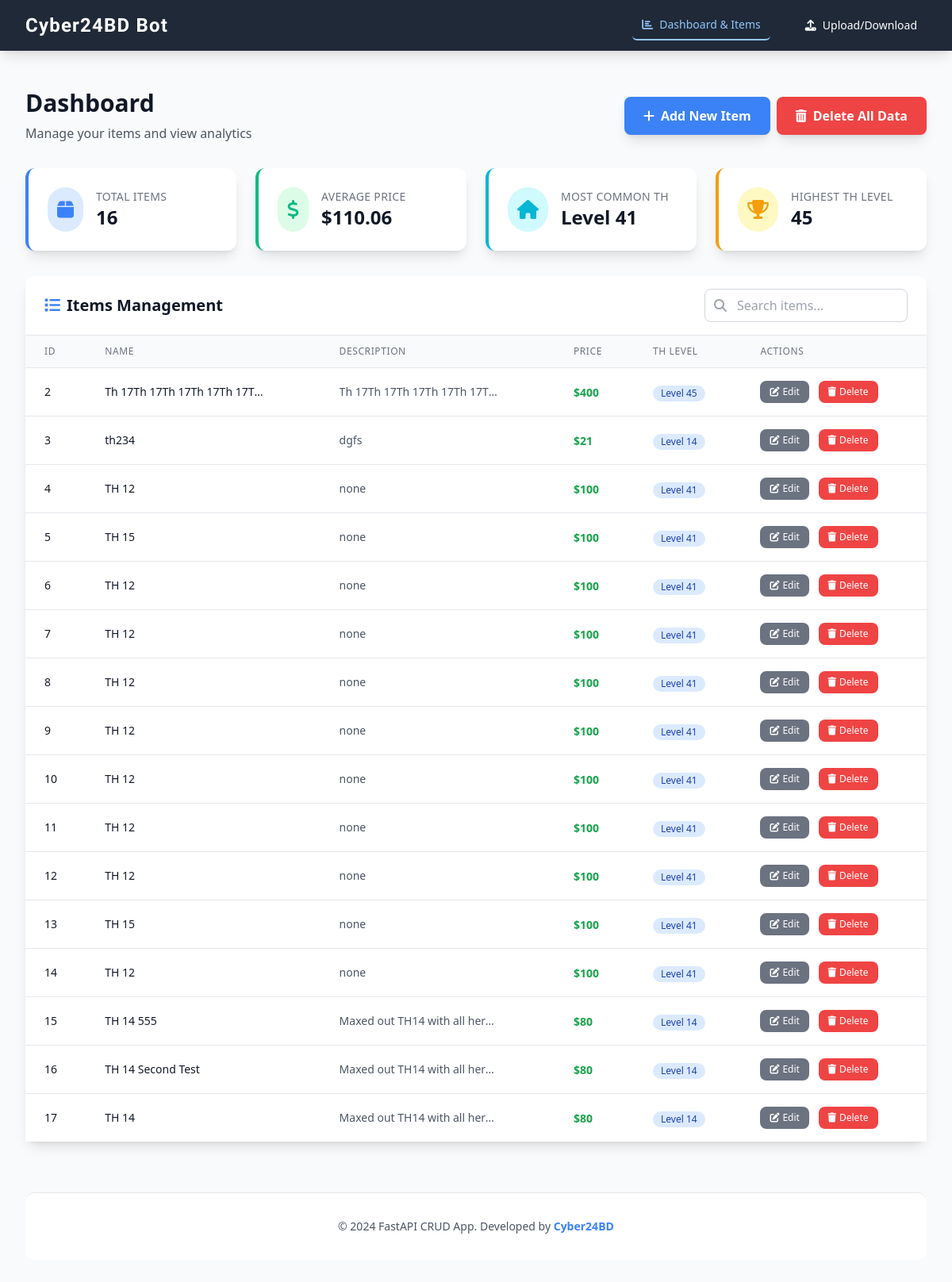
Before: / with the older database file.
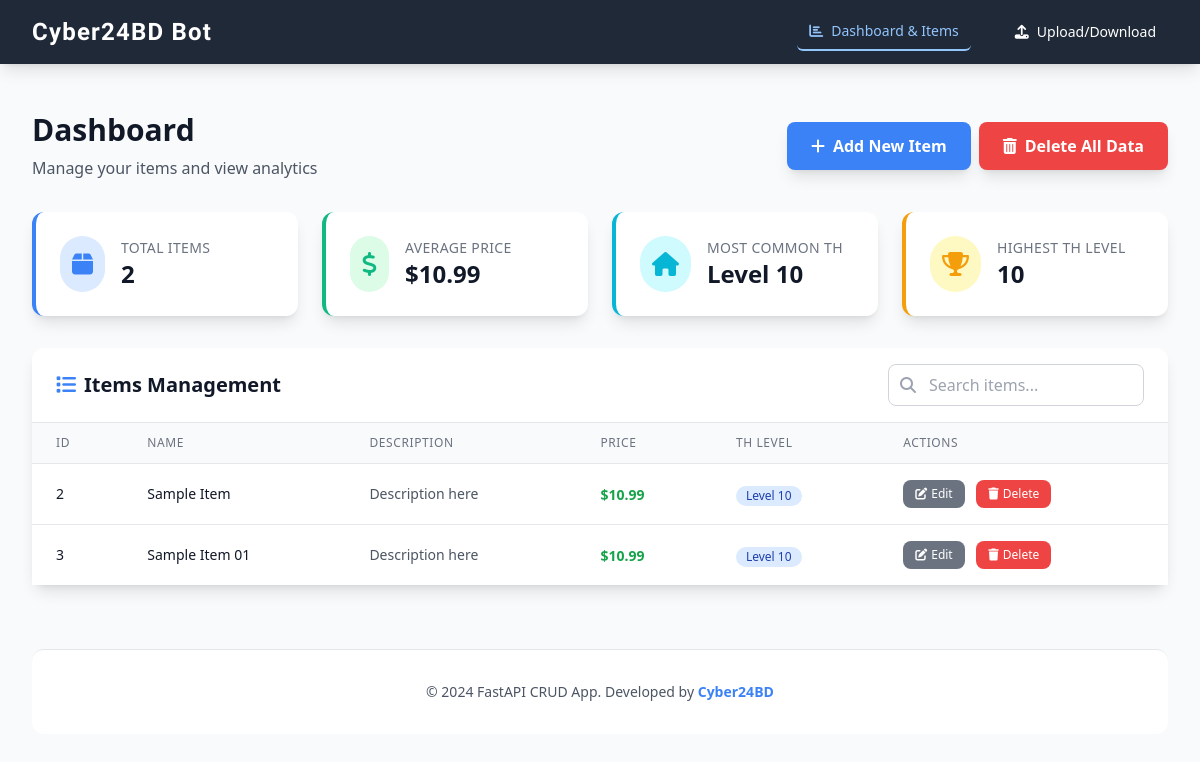
After: the same page with the newer database file.
### Data/fastapi_crud/models.py (models this page shows)
class Item(Base):
    __tablename__ = "items"
    id = Column(Integer, primary_key=True, index=True)
    name = Column(String, index=True)
    description = Column(String)
    price = Column(String)
    town_hall_level = Column(String)
    king_level = Column(String)
    queen_level = Column(String)
    warden_level = Column(String)
    champion_level = Column(String)
    media = Column(JSON)

### Data/fastapi_crud/main.py (the view)
@app.get("/")
def read_root(request: Request, db: Session = Depends(get_db)):
    items = crud.get_items(db)
    stats = crud.get_dashboard_stats(db)
    return templates.TemplateResponse("index.html", {"request": request, "items": items, "stats": stats})

### Data/fastapi_crud/templates/index.html (shortened to what this page needs)
<!DOCTYPE html>
<html lang="en">
<head>
    <script src="https://cdn.tailwindcss.com"></script>
    <link rel="stylesheet" href="https://cdnjs.cloudflare.com/ajax/libs/font-awesome/6.4.0/css/all.min.css">
</head>
<body class="bg-gray-50">
    <nav class="bg-dark shadow-lg fixed top-0 w-full z-50">
        <div class="max-w-7xl mx-auto px-4 sm:px-6 lg:px-8">
            <div class="flex justify-between h-16">
                <div class="flex items-center">
                    <a href="/" class="text-white text-2xl font-orbitron font-bold tracking-wider hover:text-blue-300 transition-colors duration-200">
                        Cyber24BD Bot
                    </a>
                </div>
                <div class="hidden md:flex items-center space-x-8">
                    <a href="/" class="text-blue-300 hover:text-white px-3 py-2 rounded-md text-sm font-medium border-b-2 border-blue-300 transition-colors duration-200">
                        <i class="fas fa-chart-bar mr-2"></i>Dashboard & Items
                    </a>
                    <a href="/up-down-data" class="text-white hover:text-blue-300 px-3 py-2 rounded-md text-sm font-medium transition-colors duration-200">
                        <i class="fas fa-upload mr-2"></i>Upload/Download
                    </a>
                </div>
            </div>
        </div>
    </nav>
    <div class="max-w-7xl mx-auto px-4 sm:px-6 lg:px-8 mt-20 py-8">
        <div class="flex flex-col sm:flex-row justify-between items-start sm:items-center mb-8 gap-4">
            <div>
                <h1 class="text-3xl font-bold text-gray-900 mb-2">Dashboard</h1>
                <p class="text-gray-600">Manage your items and view analytics</p>
            </div>
            <div class="flex gap-2">
                <button type="button" onclick="openModal('addItemModal')" class="bg-primary hover:bg-blue-600 text-white font-semibold py-3 px-6 rounded-lg shadow-lg transition-all duration-200 transform hover:scale-105 flex items-center">
                    <i class="fas fa-plus mr-2"></i>Add New Item
                </button>
                <button type="button" onclick="openModal('deleteAllModal')" class="bg-danger hover:bg-red-600 text-white font-semibold py-3 px-6 rounded-lg shadow-lg transition-all duration-200 transform hover:scale-105 flex items-center">
                    <i class="fas fa-trash-alt mr-2"></i>Delete All Data
                </button>
            </div>
        </div>
        <div class="grid grid-cols-1 md:grid-cols-2 lg:grid-cols-4 gap-6 mb-8">
            <div class="bg-white rounded-xl shadow-lg p-6 border-l-4 border-primary hover:shadow-xl transition-shadow duration-300">
                <div class="flex items-center">
                    <div class="p-3 rounded-full bg-blue-100 text-primary">
                        <i class="fas fa-box text-2xl"></i>
                    </div>
                    <div class="ml-4">
                        <h3 class="text-sm font-medium text-gray-500 uppercase tracking-wide">Total Items</h3>
                        <p class="text-2xl font-bold text-gray-900">{{ stats.total_items }}</p>
                    </div>
                </div>
            </div>
            <div class="bg-white rounded-xl shadow-lg p-6 border-l-4 border-success hover:shadow-xl transition-shadow duration-300">
                <div class="flex items-center">
                    <div class="p-3 rounded-full bg-green-100 text-success">
                        <i class="fas fa-dollar-sign text-2xl"></i>
                    </div>
                    <div class="ml-4">
                        <h3 class="text-sm font-medium text-gray-500 uppercase tracking-wide">Average Price</h3>
                        <p class="text-2xl font-bold text-gray-900">{{ stats.average_price }}</p>
                    </div>
                </div>
            </div>
            <div class="bg-white rounded-xl shadow-lg p-6 border-l-4 border-info hover:shadow-xl transition-shadow duration-300">
                <div class="flex items-center">
                    <div class="p-3 rounded-full bg-cyan-100 text-info">
                        <i class="fas fa-home text-2xl"></i>
                    </div>
                    <div class="ml-4">
                        <h3 class="text-sm font-medium text-gray-500 uppercase tracking-wide">Most Common TH</h3>
                        <p class="text-2xl font-bold text-gray-900">Level {{ stats.most_common_th }}</p>
                    </div>
                </div>
            </div>
            <div class="bg-white rounded-xl shadow-lg p-6 border-l-4 border-warning hover:shadow-xl transition-shadow duration-300">
                <div class="flex items-center">
                    <div class="p-3 rounded-full bg-yellow-100 text-warning">
                        <i class="fas fa-trophy text-2xl"></i>
                    </div>
                    <div class="ml-4">
                        <h3 class="text-sm font-medium text-gray-500 uppercase tracking-wide">Highest TH Level</h3>
                        <p class="text-2xl font-bold text-gray-900">{{ stats.highest_th }}</p>
                    </div>
                </div>
            </div>
        </div>
        <div class="bg-white rounded-xl shadow-lg">
            <div class="px-6 py-4 border-b border-gray-200">
                <div class="flex flex-col sm:flex-row justify-between items-start sm:items-center gap-4">
                    <h2 class="text-xl font-semibold text-gray-900 flex items-center">
                        <i class="fas fa-list mr-2 text-primary"></i>Items Management
                    </h2>
                    <div class="relative">
                        <input type="text" id="searchInput" placeholder="Search items..."
                               class="w-full sm:w-64 px-4 py-2 pl-10 border border-gray-300 rounded-lg focus:ring-2 focus:ring-primary focus:border-transparent transition-all duration-200">
                        <i class="fas fa-search absolute left-3 top-1/2 transform -translate-y-1/2 text-gray-400"></i>
                    </div>
                </div>
            </div>
            <div class="overflow-x-auto">
                <table class="min-w-full divide-y divide-gray-200">
                    <thead class="bg-gray-50">
                        <tr>
                            <th class="px-6 py-3 text-left text-xs font-medium text-gray-500 uppercase tracking-wider">ID</th>
                            <th class="px-6 py-3 text-left text-xs font-medium text-gray-500 uppercase tracking-wider">Name</th>
                            <th class="px-6 py-3 text-left text-xs font-medium text-gray-500 uppercase tracking-wider">Description</th>
                            <th class="px-6 py-3 text-left text-xs font-medium text-gray-500 uppercase tracking-wider">Price</th>
                            <th class="px-6 py-3 text-left text-xs font-medium text-gray-500 uppercase tracking-wider">TH Level</th>
                            <th class="px-6 py-3 text-left text-xs font-medium text-gray-500 uppercase tracking-wider">Actions</th>
                        </tr>
                    </thead>
                    <tbody id="itemsTableBody" class="bg-white divide-y divide-gray-200">
                        {% for item in items %}
                        <tr id="row-{{ item.id }}" class="hover:bg-gray-50 transition-colors duration-200">
                            <td class="px-6 py-4 whitespace-nowrap text-sm font-medium text-gray-900">{{ item.id }}</td>
                            <td class="px-6 py-4 whitespace-nowrap">
                                <div class="truncate-custom item-name text-sm text-gray-900 font-medium" title="{{ item.name }}">{{ item.name }}</div>
                            </td>
                            <td class="px-6 py-4">
                                <div class="truncate-custom item-description text-sm text-gray-600" title="{{ item.description }}">{{ item.description }}</div>
                            </td>
                            <td class="px-6 py-4 whitespace-nowrap">
                                <span class="item-price text-sm font-semibold text-green-600">${{ item.price }}</span>
                            </td>
                            <td class="px-6 py-4 whitespace-nowrap">
                                <span class="item-th-level inline-flex items-center px-2.5 py-0.5 rounded-full text-xs font-medium bg-blue-100 text-blue-800">
                                    Level {{ item.town_hall_level }}
                                </span>
                            </td>
                            <td class="px-6 py-4 whitespace-nowrap text-sm font-medium space-x-2">
                                <button onclick="openModal('editModal{{ item.id }}')"
                                        class="bg-secondary hover:bg-gray-600 text-white px-3 py-1.5 rounded-lg transition-colors duration-200 text-xs">
                                    <i class="fas fa-edit mr-1"></i>Edit
                                </button>
                                <button onclick="deleteItem({{ item.id }})"
                                        class="bg-danger hover:bg-red-600 text-white px-3 py-1.5 rounded-lg transition-colors duration-200 text-xs">
                                    <i class="fas fa-trash mr-1"></i>Delete
                                </button>
                            </td>
                        </tr>
                        {% endfor %}
                    </tbody>
                </table>
            </div>
        </div>
        <footer class="mt-16 py-8 border-t border-gray-200 bg-white rounded-xl">
            <div class="max-w-7xl mx-auto px-4 sm:px-6 lg:px-8">
                <div class="text-center">
                    <p class="text-gray-600 text-sm">
                        &copy; 2024 FastAPI CRUD App. Developed by <span class="font-semibold text-primary">Cyber24BD</span>
                    </p>
                </div>
            </div>
        </footer>
    </div>
</body>
</html>

### Data/fastapi_crud/templates/index.html (style rules this page uses)
.truncate-custom { max-width: 200px; white-space: nowrap; overflow: hidden; text-overflow: ellipsis; }

Changed rows visible on the page:
removed Item: id "4", name "TH 12", description "none", price "100", town_hall_level "41"
removed Item: id "5", name "TH 15", description "none", price "100", town_hall_level "41"
removed Item: id "6", name "TH 12", description "none", price "100", town_hall_level "41"
removed Item: id "7", name "TH 12", description "none", price "100", town_hall_level "41"
removed Item: id "8", name "TH 12", description "none", price "100", town_hall_level "41"
removed Item: id "9", name "TH 12", description "none", price "100", town_hall_level "41"
removed Item: id "10", name "TH 12", description "none", price "100", town_hall_level "41"
removed Item: id "11", name "TH 12", description "none", price "100", town_hall_level "41"
removed Item: id "12", name "TH 12", description "none", price "100", town_hall_level "41"
removed Item: id "13", name "TH 15", description "none", price "100", town_hall_level "41"
removed Item: id "14", name "TH 12", description "none", price "100", town_hall_level "41"
removed Item: id "15", name "TH 14 555", description "Maxed out TH14 with all her…", price "80", town_hall_level "14"
removed Item: id "16", name "TH 14 Second Test", description "Maxed out TH14 with all her…", price "80", town_hall_level "14"
removed Item: id "17", name "TH 14", description "Maxed out TH14 with all her…", price "80", town_hall_level "14"
changed Item id 2: name "Th 17Th 17Th 17Th 17Th 17T…" → "Sample Item"; description "Th 17Th 17Th 17Th 17Th 17T…" → "Description here"; price "400" → "10.99"; town_hall_level "45" → "10"
changed Item id 3: name "th234" → "Sample Item 01"; description "dgfs" → "Description here"; price "21" → "10.99"; town_hall_level "14" → "10"
Other visible differences:
{{ stats.total_items }}: "16" → "2"
{{ stats.average_price }}: "$110.06" → "$10.99"
{{ stats.most_common_th }}: "41" → "10"
{{ stats.highest_th }}: "45" → "10"
